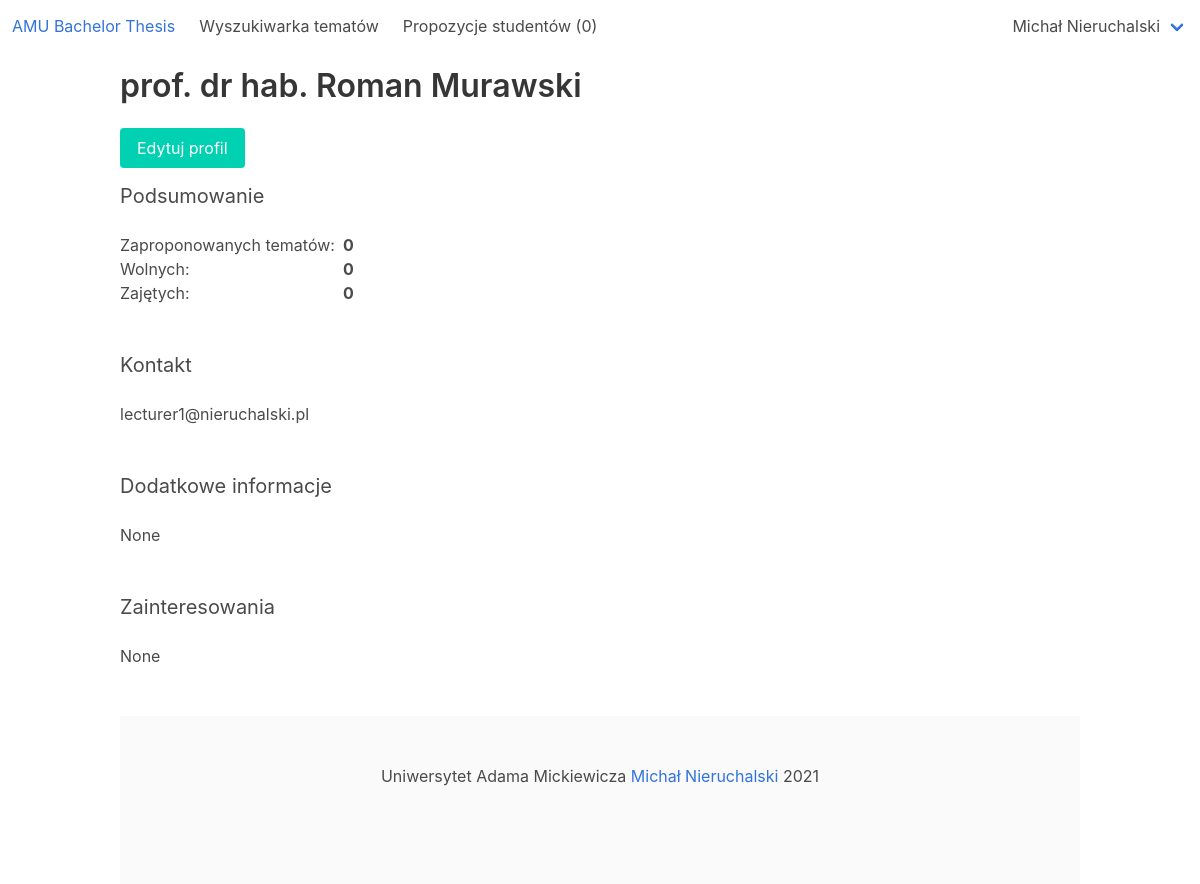
The page /amu_bachelor_thesis/lecturer/7 (signed in) on the database its author committed.
### amu_bachelor_thesis_app/models.py (models this page shows, shortened)
class User(AbstractBaseUser, PermissionsMixin):
    USERNAME_FIELD = 'email'
    LECTURER = 1
    STUDENT = 2
    SUPERUSER = 3
    ROLE_CHOICES = (
        (LECTURER, 'Lecturer'),
        (STUDENT, 'Student'),
        (SUPERUSER, 'Superuser')
    )
    objects = CustomUserManager()
    role = models.PositiveSmallIntegerField(choices=ROLE_CHOICES, blank=False, null=False)
    email = models.EmailField('email address', blank=False, null=False, unique=True)
    def __str__(self):
        if self.role == User.STUDENT:
            return str(self.student)
        if self.role == User.LECTURER:
            return str(self.lecturer)
        return self.email
    def is_student(self):
        return self.role == User.STUDENT
    def is_lecturer(self):
        return self.role == User.LECTURER
    @property
    def is_superuser(self):
        return self.role == self.SUPERUSER

class Lecturer(models.Model):
    first_name = models.CharField(max_length=180, blank=False, null=False)
    last_name = models.CharField(max_length=180, blank=False, null=False)
    degree = models.CharField(max_length=180, blank=True, null=True)
    interests = models.CharField(max_length=2000, blank=True, null=True)
    description = models.CharField(max_length=4000, blank=True, null=True)
    user = models.OneToOneField(User, on_delete=models.CASCADE, primary_key=True)
    def __str__(self):
        return self.first_name + ' ' + self.last_name
    @property
    def name_with_degree(self):
        return self.degree + ' ' + self.first_name + ' ' + self.last_name

### amu_bachelor_thesis_app/views/lecturer_views.py (the view)
# urls.py: path('lecturer/<int:pk>', lecturer_views.LecturerProfile.as_view(), name='lecturer_profile'),
@method_decorator(login_required, name='dispatch')
class LecturerProfile(generic.DetailView):
    model = Lecturer
    template_name = 'amu_bachelor_thesis_app/lecturer/lecturer_profile.html'

### amu_bachelor_thesis_app/templatetags/helpers.py (called while the page is built)
@register.simple_tag
def get_number_of_notifications(user):
    return user.notification_set.count()

@register.simple_tag
def has_notifications(user):
    return user.notification_set.filter(is_seen=False).count() == 0

### amu_bachelor_thesis_app/templatetags/lecturer.py (called while the page is built)
@register.simple_tag
def count_taken_thesis(lecturer):
    return Thesis.objects.filter(lecturer=lecturer).exclude(student_id=None).count()

@register.simple_tag
def count_not_taken_thesis(lecturer):
    return Thesis.objects.filter(lecturer=lecturer, student_id=None).count()

@register.simple_tag
def count_thesis(lecturer):
    return Thesis.objects.filter(lecturer=lecturer).count()

@register.simple_tag
def count_thesis_propositions(lecturer):
    return ThesisProposition.objects.filter(lecturer=lecturer, is_active=True).count()

### amu_bachelor_thesis_app/templates/amu_bachelor_thesis_app/lecturer/lecturer_profile.html (shortened to what this page needs)
{% extends 'amu_bachelor_thesis_app/base.html' %}
{% load lecturer %}
{% block content %}
    <h2 class="title">{{ lecturer.name_with_degree }}</h2>
    {% if user.is_lecturer and user.lecturer.id == lecturer.id %}
        <a class="button is-button is-primary" href="{% url 'amu_bachelor_thesis:edit_lecturer' %}">
            Edytuj profil
        </a>
    {% endif %}
    <section class="mt-4">
        <h3 class="subtitle">Podsumowanie</h3>
        <table>
            <tr>
                <td>Zaproponowanych tematów:</td>
                <td>
                    <b class="pl-2">{% count_thesis lecturer %}</b>
                </td>
            </tr>
            <tr>
                <td>Wolnych: </td>
                <td>
                    <b class="pl-2">{% count_not_taken_thesis lecturer %}</b>
                </td>
            </tr>
            <tr>
                <td>Zajętych: </td>
                <td>
                    <b class="pl-2">{% count_taken_thesis lecturer %}</b>
                </td>
            </tr>
        </table>
    </section>
    <section class="mt-6">
        <h3 class="subtitle">Kontakt</h3>
        <p>{{ lecturer.user.email }}</p>
    </section>
    <section class="mt-6">
        <h3 class="subtitle">Dodatkowe informacje</h3>
        <p>{{ lecturer.description }}</p>
    </section>
    <section class="mt-6">
        <h3 class="subtitle">Zainteresowania</h3>
        <p>{{ lecturer.interests }}</p>
    </section>
{% endblock %}

### amu_bachelor_thesis_app/templates/amu_bachelor_thesis_app/shell/navbar.html (shortened to what this page needs)
{% load lecturer %}
{% load helpers %}
<nav class="navbar" role="navigation">
    <div class="navbar-brand">
        <a class="navbar-item" href="{% url 'amu_bachelor_thesis:home' %}">
            <h1>AMU Bachelor Thesis</h1>
        </a>
    </div>
    <div id="navbarBasicExample" class="navbar-menu">
        <div class="navbar-start">
            {% if user.is_authenticated %}
                <a class="navbar-item" href="{% url 'amu_bachelor_thesis:search_engine' %}">Wyszukiwarka tematów</a>
            {% endif %}
            {% if user.is_lecturer %}
                <a class="navbar-item" href="{% url 'amu_bachelor_thesis:lecturer_manage_thesis_propositions' %}">
                    Propozycje studentów ({% count_thesis_propositions user.lecturer %})
                </a>
            {% endif %}
        </div>
    </div>
    <div class="navbar-end">
        <div class="navbar-end">
            {% if user.is_authenticated %}
                <div class="navbar-item has-dropdown is-hoverable">
                    <a class="navbar-link">{{ user }}</a>
                </div>
            {% endif %}
        </div>
    </div>
</nav>

### rows shown on the page
User: id.user_id "0", role.last_name "Michał Nieruchalski"
Lecturer: name_with_degree "prof. dr hab. Roman Murawski", user_id "0", user.email "lecturer1@nieruchalski.pl", description "None", interests "None"
